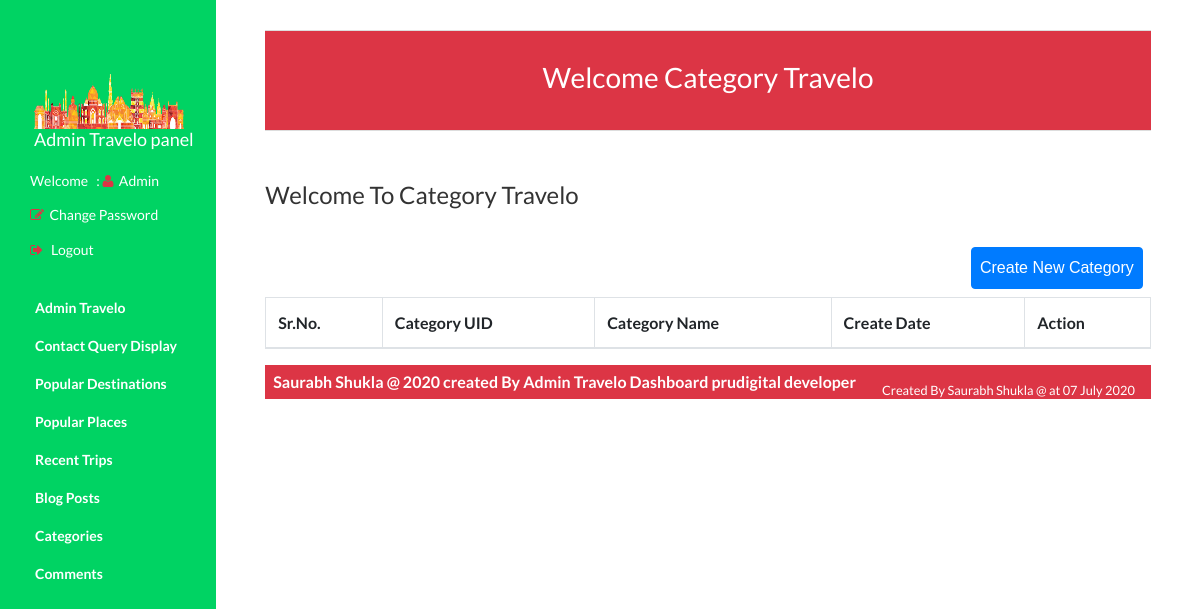
/admin/category.php (signed in), run on an earlier commit of the app's database.
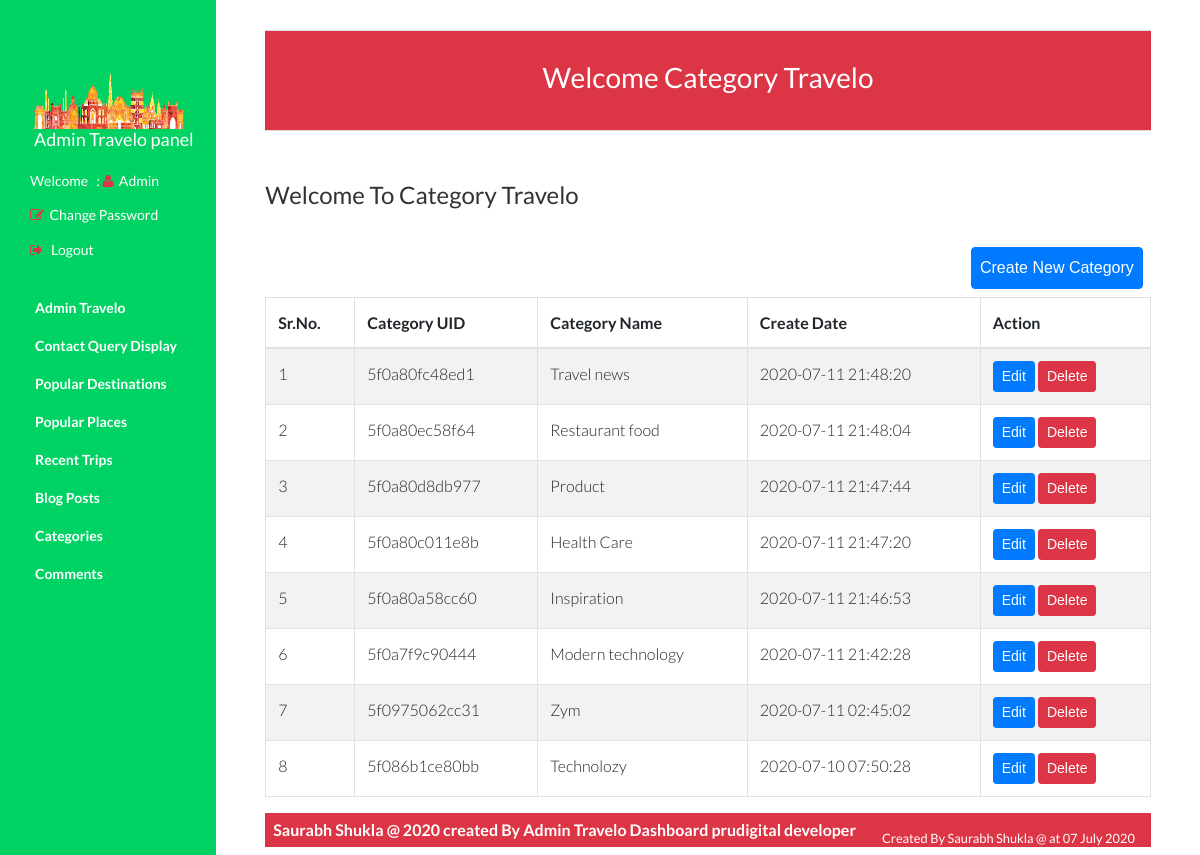
And on a later commit of the database.
### tables this page shows
CREATE TABLE `categories` (
  `category_id` int(11) NOT NULL,
  `category_uid` varchar(20) NOT NULL,
  `category_name` varchar(200) NOT NULL,
  `created_at` timestamp NOT NULL DEFAULT current_timestamp(),
  `updated_at` timestamp NOT NULL DEFAULT current_timestamp() ON UPDATE current_timestamp()
);

### admin/category.php (the view, shortened to what this page needs)
<?php include('header.php'); ?>
<?php include('navbar.php'); ?>
<div id="main-wrapper">
   <div class="main-content">
      <section id="category">
         <div class="content-header bg-danger">
            <marquee>
               <h1 class="text-white">Welcome Category Travelo</h1>
            </marquee>
         </div>
         <h2 class="title">Welcome To Category Travelo</h2>
         <div class="section-content">
            <button class="btn btn-primary pull-right m-2 p-2" onclick="window.location.href='addcategory.php'">Create New Category</button>
            <table id="dataTable" class="table table-striped table-bordered nowrap" cellspacing="0" width="100%">
               <thead>
                  <tr>
                     <th>Sr.No.</th>
                     <th>Category UID</th>
                     <th>Category Name</th>
                     <th>Create Date</th>
                     <th colspan="3">Action</th>
                  </tr>
               </thead>
               <tbody>
                  <?php
                     $sql = "SELECT * FROM categories order by created_at desc";
                     $sn = 1;
                     if($result = mysqli_query($link, $sql)){
                        while($row=mysqli_fetch_assoc($result)){
                     ?>
                  <tr>
                     <td><?php echo $sn; ?></td>
                     <td><?php echo $row['category_uid']; ?></td>
                     <td><?php echo $row['category_name']; ?></td>
                     <td><?php echo $row['created_at'];?></td>
                     <td>
                        <a href="updatecategory.php?category_uid=<?php echo $row['category_uid'];?>"><button class="btn btn-sm btn-primary">Edit</button></a>
                        <a href="?category_uid=<?php echo $row['category_uid']?>"><button class="btn btn-sm btn-danger" onclick="return deleteconfirm()">Delete</button></a>
                     </td>
                  </tr>
                  <?php
                     $sn++;
                        }
                     }
                     ?>
               </tbody>
            </table>
         </div>
         <?php include('footer.php'); ?>

What changed in the data, as far as the page shows it:
added categories: category_uid "5f0a80fc48ed1", category_name "Travel news", created_at "2020-07-11 21:48:20"
added categories: category_uid "5f0a80ec58f64", category_name "Restaurant food", created_at "2020-07-11 21:48:04"
added categories: category_uid "5f0a80d8db977", category_name "Product", created_at "2020-07-11 21:47:44"
added categories: category_uid "5f0a80c011e8b", category_name "Health Care", created_at "2020-07-11 21:47:20"
added categories: category_uid "5f0a80a58cc60", category_name "Inspiration", created_at "2020-07-11 21:46:53"
added categories: category_uid "5f0a7f9c90444", category_name "Modern technology", created_at "2020-07-11 21:42:28"
added categories: category_uid "5f0975062cc31", category_name "Zym", created_at "2020-07-11 02:45:02"
added categories: category_uid "5f086b1ce80bb", category_name "Technolozy", created_at "2020-07-10 07:50:28"
